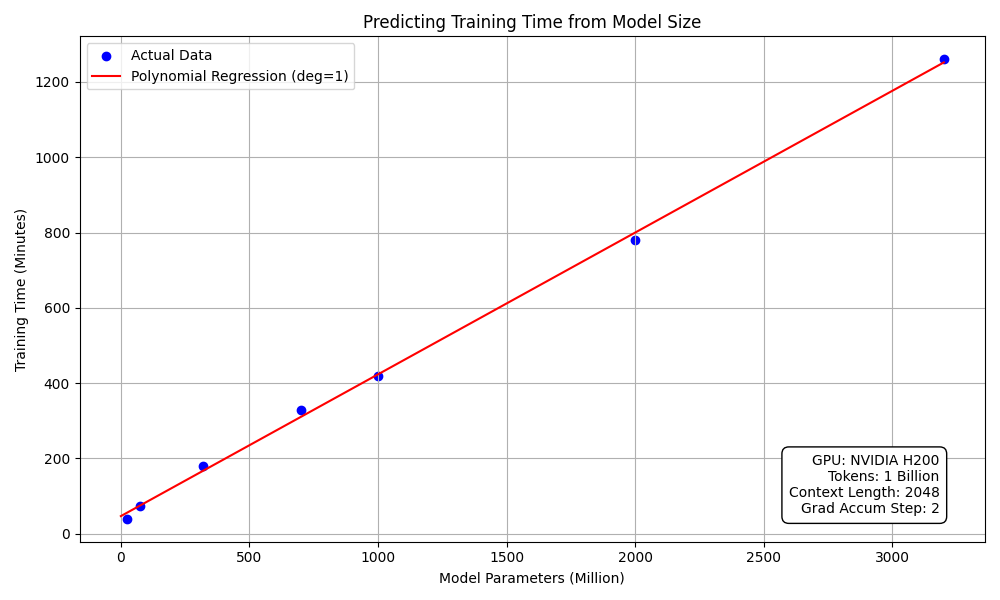

The script that drew this image:
import numpy as np
import matplotlib.pyplot as plt
from sklearn.linear_model import LinearRegression
from sklearn.preprocessing import PolynomialFeatures
from sklearn.pipeline import make_pipeline

X = np.array([25, 75, 320, 700, 1000, 2000, 3200]).reshape(-1, 1)
y = np.array([40, 75, 180, 330, 420, 780, 1260])

poly_model = make_pipeline(PolynomialFeatures(degree=1), LinearRegression())
poly_model.fit(X, y)

X_test = np.linspace(0, 3200, 1260).reshape(-1, 1)
y_pred_poly = poly_model.predict(X_test)

plt.figure(figsize=(10, 6))
plt.scatter(X, y, color='blue', label='Actual Data')
plt.plot(X_test, y_pred_poly, color='red', label='Polynomial Regression (deg=1)')
plt.xlabel('Model Parameters (Million)')
plt.ylabel('Training Time (Minutes)')
plt.title('Predicting Training Time from Model Size')
plt.legend()
plt.grid(True)

info = (
    "GPU: NVIDIA H200\n"
    "Tokens: 1 Billion\n"
    "Context Length: 2048\n"
    "Grad Accum Step: 2"
)
plt.text(0.95, 0.05, info, transform=plt.gca().transAxes,
         fontsize=10, va='bottom', ha='right',
         bbox=dict(facecolor='white', edgecolor='black', boxstyle='round,pad=0.5'))

plt.tight_layout()
plt.show()
